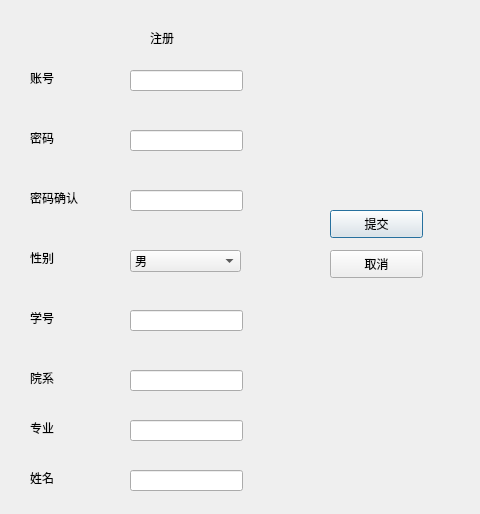
<?xml version="1.0" encoding="UTF-8"?>
<ui version="4.0">
 <class>RegisterDialog</class>
 <widget class="QDialog" name="RegisterDialog">
  <property name="geometry">
   <rect>
    <x>0</x>
    <y>0</y>
    <width>480</width>
    <height>514</height>
   </rect>
  </property>
  <property name="windowTitle">
   <string>Dialog</string>
  </property>
  <widget class="QLabel" name="label">
   <property name="geometry">
    <rect>
     <x>150</x>
     <y>30</y>
     <width>72</width>
     <height>15</height>
    </rect>
   </property>
   <property name="text">
    <string>注册</string>
   </property>
  </widget>
  <widget class="QLineEdit" name="account">
   <property name="geometry">
    <rect>
     <x>130</x>
     <y>70</y>
     <width>113</width>
     <height>21</height>
    </rect>
   </property>
  </widget>
  <widget class="QLineEdit" name="password">
   <property name="geometry">
    <rect>
     <x>130</x>
     <y>130</y>
     <width>113</width>
     <height>21</height>
    </rect>
   </property>
   <property name="echoMode">
    <enum>QLineEdit::Password</enum>
   </property>
  </widget>
  <widget class="QLineEdit" name="passwordaffirm">
   <property name="geometry">
    <rect>
     <x>130</x>
     <y>190</y>
     <width>113</width>
     <height>21</height>
    </rect>
   </property>
   <property name="echoMode">
    <enum>QLineEdit::Password</enum>
   </property>
  </widget>
  <widget class="QLineEdit" name="schoolID">
   <property name="geometry">
    <rect>
     <x>130</x>
     <y>310</y>
     <width>113</width>
     <height>21</height>
    </rect>
   </property>
  </widget>
  <widget class="QLabel" name="label_2">
   <property name="geometry">
    <rect>
     <x>30</x>
     <y>70</y>
     <width>72</width>
     <height>15</height>
    </rect>
   </property>
   <property name="text">
    <string>账号</string>
   </property>
  </widget>
  <widget class="QLabel" name="label_3">
   <property name="geometry">
    <rect>
     <x>30</x>
     <y>130</y>
     <width>72</width>
     <height>15</height>
    </rect>
   </property>
   <property name="text">
    <string>密码</string>
   </property>
  </widget>
  <widget class="QLabel" name="label_4">
   <property name="geometry">
    <rect>
     <x>30</x>
     <y>190</y>
     <width>72</width>
     <height>15</height>
    </rect>
   </property>
   <property name="text">
    <string>密码确认</string>
   </property>
  </widget>
  <widget class="QLabel" name="label_5">
   <property name="geometry">
    <rect>
     <x>30</x>
     <y>250</y>
     <width>72</width>
     <height>15</height>
    </rect>
   </property>
   <property name="text">
    <string>性别</string>
   </property>
  </widget>
  <widget class="QLabel" name="label_6">
   <property name="geometry">
    <rect>
     <x>30</x>
     <y>310</y>
     <width>72</width>
     <height>15</height>
    </rect>
   </property>
   <property name="text">
    <string>学号</string>
   </property>
  </widget>
  <widget class="QComboBox" name="sex">
   <property name="geometry">
    <rect>
     <x>130</x>
     <y>250</y>
     <width>111</width>
     <height>22</height>
    </rect>
   </property>
   <item>
    <property name="text">
     <string>男</string>
    </property>
   </item>
   <item>
    <property name="text">
     <string>女</string>
    </property>
   </item>
  </widget>
  <widget class="QLineEdit" name="department">
   <property name="geometry">
    <rect>
     <x>130</x>
     <y>370</y>
     <width>113</width>
     <height>21</height>
    </rect>
   </property>
   <property name="text">
    <string/>
   </property>
  </widget>
  <widget class="QLabel" name="label_7">
   <property name="geometry">
    <rect>
     <x>30</x>
     <y>370</y>
     <width>72</width>
     <height>15</height>
    </rect>
   </property>
   <property name="text">
    <string>院系</string>
   </property>
  </widget>
  <widget class="QLineEdit" name="major">
   <property name="geometry">
    <rect>
     <x>130</x>
     <y>420</y>
     <width>113</width>
     <height>21</height>
    </rect>
   </property>
  </widget>
  <widget class="QLabel" name="label_8">
   <property name="geometry">
    <rect>
     <x>30</x>
     <y>420</y>
     <width>72</width>
     <height>15</height>
    </rect>
   </property>
   <property name="text">
    <string>专业</string>
   </property>
  </widget>
  <widget class="QLineEdit" name="name">
   <property name="geometry">
    <rect>
     <x>130</x>
     <y>470</y>
     <width>113</width>
     <height>21</height>
    </rect>
   </property>
   <property name="text">
    <string/>
   </property>
  </widget>
  <widget class="QLabel" name="label_9">
   <property name="geometry">
    <rect>
     <x>30</x>
     <y>470</y>
     <width>72</width>
     <height>15</height>
    </rect>
   </property>
   <property name="text">
    <string>姓名</string>
   </property>
  </widget>
  <widget class="QPushButton" name="ok">
   <property name="geometry">
    <rect>
     <x>330</x>
     <y>210</y>
     <width>93</width>
     <height>28</height>
    </rect>
   </property>
   <property name="text">
    <string>提交</string>
   </property>
  </widget>
  <widget class="QPushButton" name="pushButton_2">
   <property name="geometry">
    <rect>
     <x>330</x>
     <y>250</y>
     <width>93</width>
     <height>28</height>
    </rect>
   </property>
   <property name="text">
    <string>取消</string>
   </property>
  </widget>
 </widget>
 <resources/>
 <connections/>
</ui>
